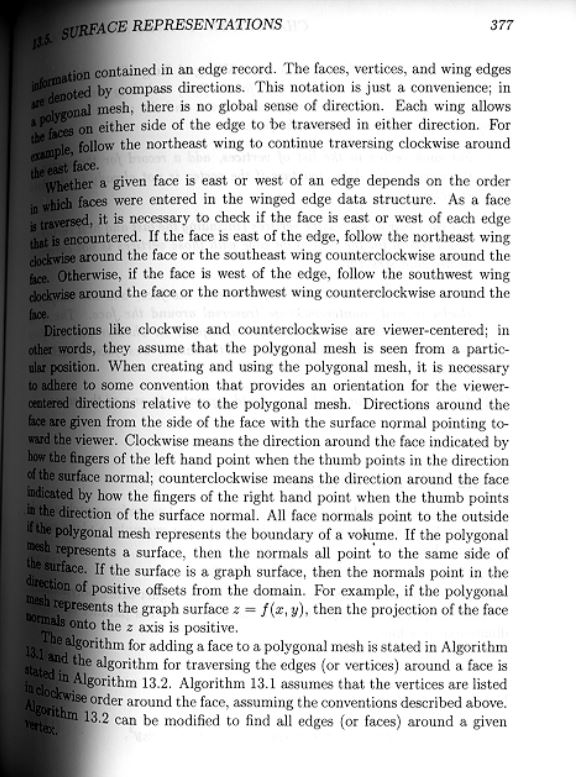
#> input picture Assignment 2/EE604-Assign2-pictures/EE604-Assign2-pictures/gutters1.JPG, 585 x 777 px
$ python gutter.py ../gutters1.JPG   (older library calls are emulated)
#> lines starting #> are read from the running program, lines starting #| are printed output that depends on the picture
from PIL import Image
import numpy as np
import cv2
from matplotlib import pyplot
import sys
import argparse

shubh = argparse.ArgumentParser()
shubh.add_argument("im", help = "gandhi")
args = shubh.parse_args()
img1 = cv2.imread(args.im)
#> img1 is the input picture: shape (777, 585, 3); min 0, max 255, mean 198.1

def gaussian_kernel(size,sigma):
#> called with size = 51, sigma = 27
    c = (int)(size/2)
    k = np.zeros((size,size))
    s = 0
    for x in range (size):
        for y in range (size):
            ss = sigma*sigma
            ss = 2*ss
            k[x][y] = np.exp(-((x*x) + (y*y))/ss)
            # diff = (x-c)**2 + (y-c)**2
            # k[x][y] = np.exp(-diff/ss)
            s+=k[x][y]

    for x in range (size):
        for y in range (size):
            k[x][y]/=s

    return k

def gaussian_blur(img, size, sigma):
    ker = [[1]*size]*size
    ker = gaussian_kernel(size, sigma)
    img = cv2.filter2D(img,-1,ker)
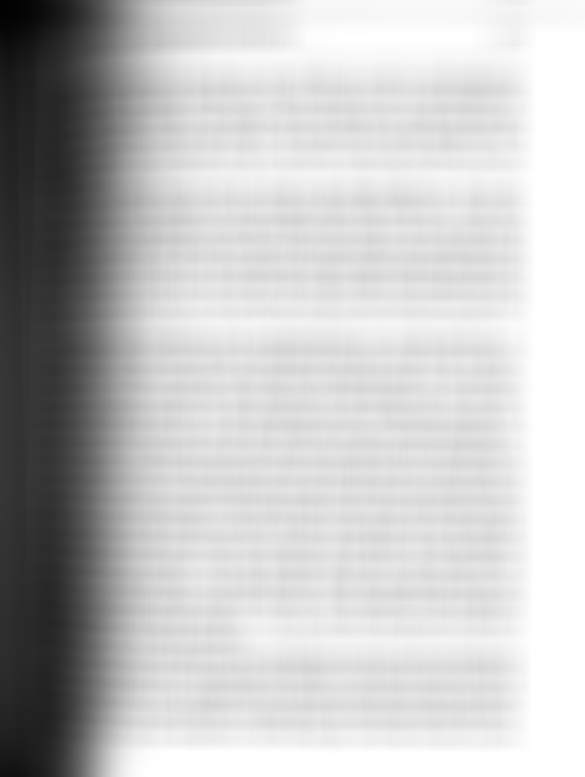
#> img: shape (777, 585); min 1, max 255, mean 195.6
    return img


# [7 lines of commented-out code are left out]

img1 = cv2.cvtColor(img1, cv2.COLOR_BGR2GRAY)

img10 = gaussian_blur(img1, 51, 27)
# img20 = cv2.blur(img2,(11,11))
img1 = img1/img10
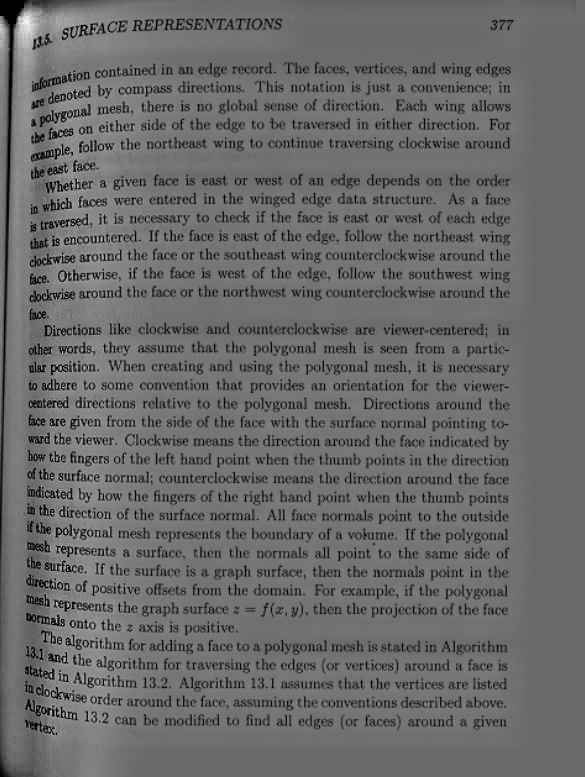
#> img1: shape (777, 585) float64; min 0, max 2.43, mean 1.02; drawn with min black and max white
# img1 = img1.astype("uint8")
# ret, thresh1 = cv2.threshold(img1, 120, 255, cv2.THRESH_BINARY + cv2.THRESH_OTSU)
img = cv2.convertScaleAbs(img1, alpha=(255.0))
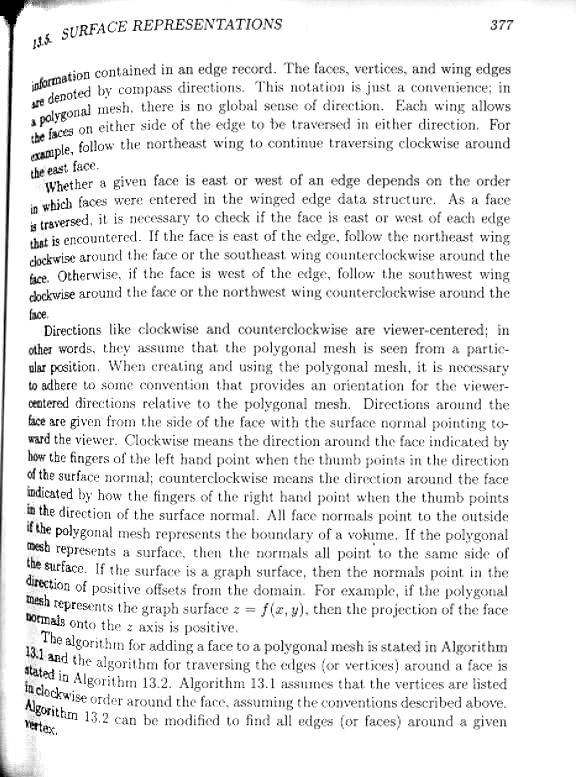
#> img: shape (777, 585); min 0, max 255, mean 236.4
cv2.imwrite('cleaned-gutters.jpg', img)
# [117 lines of commented-out code are left out]
